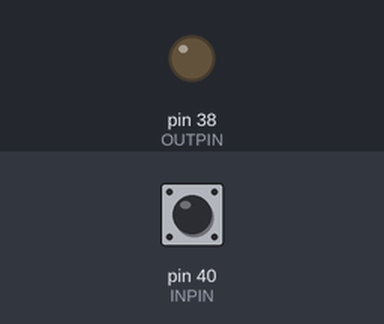
Bench run of a program on a simulated Raspberry Pi (header pin numbers). Shown: output pins drawn as LEDs (lit = HIGH). The test bench sets the inputs (shaded band); at power-on: pin 40 (INPIN) HIGH. What the program prints to the terminal is not drawn.

Above: at 1.2 s.
1.3 s: pin 40 (INPIN) pulled LOW for 0.15 s
At 2.5 s:
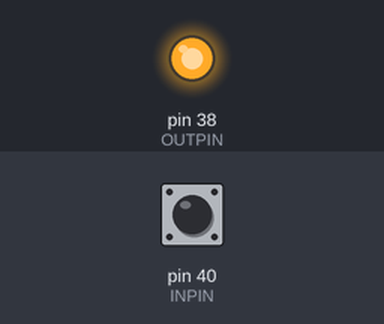
2.9 s: pin 40 (INPIN) pulled LOW for 1 s
At 4.9 s:
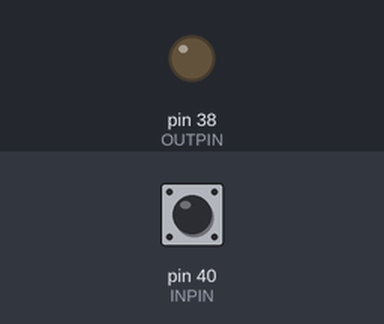
5.4 s: pin 40 (INPIN) pulled LOW for 3.2 s
At 9.7 s:
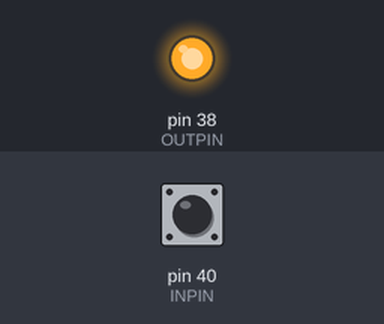
Timing chart, 0 to 11.2 s (numbered marks = the images above; inputs shaded):
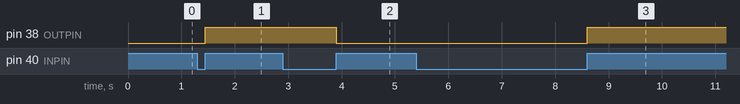

Measured:
- after the input at 1.3 s, pin 38 (OUTPIN): LOW → HIGH after 0.15 s
- after the input at 2.9 s, pin 38 (OUTPIN): HIGH → LOW after 1.0 s
- after the input at 5.4 s, pin 38 (OUTPIN): LOW → HIGH after 3.2 s

The program:

project_3.py
```python
from time import sleep
import RPi.GPIO as gpio

DELAY = 0.1
INPIN = 40
OUTPIN = 38

gpio.setmode(gpio.BOARD)
gpio.setup(INPIN, gpio.IN, pull_up_down=gpio.PUD_UP)
gpio.setup(OUTPIN, gpio.OUT)

LEDstate = 0
buttonState = 1
oldButtonState = 1
try:
    while True:
        buttonState = gpio.input(INPIN)
        print(buttonState)
        if buttonState == 1 and oldButtonState == 0:
            LEDstate = not LEDstate
            gpio.output(OUTPIN, LEDstate)
            sleep(DELAY)
        oldButtonState = buttonState
except KeyboardInterrupt:
    gpio.cleanup()

 
```
